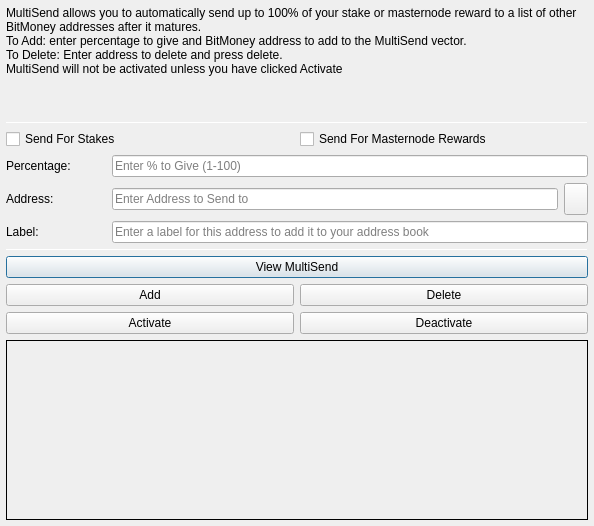
<?xml version="1.0" encoding="UTF-8"?>
<ui version="4.0">
 <class>MultiSendDialog</class>
 <widget class="QDialog" name="MultiSendDialog">
  <property name="windowModality">
   <enum>Qt::NonModal</enum>
  </property>
  <property name="geometry">
   <rect>
    <x>0</x>
    <y>0</y>
    <width>594</width>
    <height>526</height>
   </rect>
  </property>
  <property name="windowTitle">
   <string>MultiSend</string>
  </property>
  <layout class="QVBoxLayout" name="verticalLayout" stretch="0">
   <property name="leftMargin">
    <number>6</number>
   </property>
   <property name="topMargin">
    <number>6</number>
   </property>
   <property name="rightMargin">
    <number>6</number>
   </property>
   <property name="bottomMargin">
    <number>6</number>
   </property>
   <item>
    <layout class="QVBoxLayout" name="verticalLayout_Main" stretch="1,1,1,0,1,1,1">
     <item>
      <widget class="QLabel" name="label_2">
       <property name="lineWidth">
        <number>1</number>
       </property>
       <property name="text">
        <string>MultiSend allows you to automatically send up to 100% of your stake or masternode reward to a list of other BitMoney addresses after it matures.
To Add: enter percentage to give and BitMoney address to add to the MultiSend vector.
To Delete: Enter address to delete and press delete.
MultiSend will not be activated unless you have clicked Activate</string>
       </property>
       <property name="alignment">
        <set>Qt::AlignLeading|Qt::AlignLeft|Qt::AlignTop</set>
       </property>
       <property name="wordWrap">
        <bool>true</bool>
       </property>
      </widget>
     </item>
     <item>
      <widget class="Line" name="line">
       <property name="minimumSize">
        <size>
         <width>0</width>
         <height>1</height>
        </size>
       </property>
       <property name="maximumSize">
        <size>
         <width>16777215</width>
         <height>1</height>
        </size>
       </property>
       <property name="orientation">
        <enum>Qt::Horizontal</enum>
       </property>
      </widget>
     </item>
     <item>
      <layout class="QVBoxLayout" name="verticalLayout_Settings">
       <item>
        <layout class="QHBoxLayout" name="horizontalLayout">
         <item>
          <widget class="QCheckBox" name="multiSendStakeCheckBox">
           <property name="text">
            <string>Send For Stakes</string>
           </property>
          </widget>
         </item>
         <item>
          <widget class="QCheckBox" name="multiSendMasternodeCheckBox">
           <property name="text">
            <string>Send For Masternode Rewards</string>
           </property>
          </widget>
         </item>
        </layout>
       </item>
       <item>
        <layout class="QHBoxLayout" name="horizontalLayout_6">
         <item>
          <widget class="QLabel" name="label">
           <property name="minimumSize">
            <size>
             <width>100</width>
             <height>0</height>
            </size>
           </property>
           <property name="toolTip">
            <string>Percentage of stake to send</string>
           </property>
           <property name="text">
            <string>Percentage:</string>
           </property>
          </widget>
         </item>
         <item>
          <widget class="QLineEdit" name="multiSendPercentEdit">
           <property name="toolTip">
            <string>Enter whole numbers 1 - 100</string>
           </property>
           <property name="placeholderText">
            <string>Enter % to Give (1-100)</string>
           </property>
          </widget>
         </item>
        </layout>
       </item>
       <item>
        <layout class="QHBoxLayout" name="horizontalLayout_7">
         <item>
          <widget class="QLabel" name="label_5">
           <property name="minimumSize">
            <size>
             <width>100</width>
             <height>0</height>
            </size>
           </property>
           <property name="toolTip">
            <string>Address to send portion of stake to</string>
           </property>
           <property name="text">
            <string>Address:</string>
           </property>
          </widget>
         </item>
         <item>
          <widget class="QLineEdit" name="multiSendAddressEdit">
           <property name="toolTip">
            <string/>
           </property>
           <property name="placeholderText">
            <string>Enter Address to Send to</string>
           </property>
          </widget>
         </item>
         <item>
          <widget class="QToolButton" name="addressBookButton">
           <property name="maximumSize">
            <size>
             <width>16777215</width>
             <height>32</height>
            </size>
           </property>
           <property name="toolTip">
            <string>Choose an address from the address book</string>
           </property>
           <property name="text">
            <string/>
           </property>
           <property name="icon">
            <iconset resource="../BitMoney.qrc">
             <normaloff>:/icons/address-book</normaloff>:/icons/address-book</iconset>
           </property>
           <property name="shortcut">
            <string>Alt+A</string>
           </property>
          </widget>
         </item>
        </layout>
       </item>
      </layout>
     </item>
     <item>
      <layout class="QHBoxLayout" name="horizontalLayout_3">
       <item>
        <widget class="QLabel" name="label_3">
         <property name="minimumSize">
          <size>
           <width>100</width>
           <height>0</height>
          </size>
         </property>
         <property name="text">
          <string>Label:</string>
         </property>
        </widget>
       </item>
       <item>
        <widget class="QLineEdit" name="labelAddressLabelEdit">
         <property name="placeholderText">
          <string>Enter a label for this address to add it to your address book</string>
         </property>
        </widget>
       </item>
      </layout>
     </item>
     <item>
      <widget class="Line" name="line_2">
       <property name="minimumSize">
        <size>
         <width>0</width>
         <height>1</height>
        </size>
       </property>
       <property name="maximumSize">
        <size>
         <width>16777215</width>
         <height>1</height>
        </size>
       </property>
       <property name="orientation">
        <enum>Qt::Horizontal</enum>
       </property>
      </widget>
     </item>
     <item>
      <layout class="QVBoxLayout" name="verticalLayout_Buttons">
       <item>
        <layout class="QHBoxLayout" name="horizontalLayout_4">
         <item>
          <widget class="QPushButton" name="viewButton">
           <property name="toolTip">
            <string/>
           </property>
           <property name="statusTip">
            <string>View MultiSend Vector</string>
           </property>
           <property name="text">
            <string>View MultiSend</string>
           </property>
          </widget>
         </item>
        </layout>
       </item>
       <item>
        <layout class="QHBoxLayout" name="horizontalLayout_2">
         <item>
          <widget class="QPushButton" name="addButton">
           <property name="toolTip">
            <string/>
           </property>
           <property name="statusTip">
            <string>Add to MultiSend Vector</string>
           </property>
           <property name="text">
            <string>Add</string>
           </property>
          </widget>
         </item>
         <item>
          <widget class="QPushButton" name="deleteButton">
           <property name="toolTip">
            <string/>
           </property>
           <property name="statusTip">
            <string>Delete Address From MultiSend Vector</string>
           </property>
           <property name="text">
            <string>Delete</string>
           </property>
          </widget>
         </item>
        </layout>
       </item>
       <item>
        <layout class="QHBoxLayout" name="horizontalLayout_5">
         <item>
          <widget class="QPushButton" name="activateButton">
           <property name="statusTip">
            <string>Activate MultiSend</string>
           </property>
           <property name="text">
            <string>Activate</string>
           </property>
          </widget>
         </item>
         <item>
          <widget class="QPushButton" name="disableButton">
           <property name="statusTip">
            <string>Deactivate MultiSend</string>
           </property>
           <property name="text">
            <string>Deactivate</string>
           </property>
          </widget>
         </item>
        </layout>
       </item>
      </layout>
     </item>
     <item>
      <widget class="QLabel" name="message">
       <property name="minimumSize">
        <size>
         <width>0</width>
         <height>180</height>
        </size>
       </property>
       <property name="frameShape">
        <enum>QFrame::Panel</enum>
       </property>
       <property name="frameShadow">
        <enum>QFrame::Plain</enum>
       </property>
       <property name="lineWidth">
        <number>1</number>
       </property>
       <property name="midLineWidth">
        <number>1</number>
       </property>
       <property name="text">
        <string/>
       </property>
       <property name="alignment">
        <set>Qt::AlignLeading|Qt::AlignLeft|Qt::AlignTop</set>
       </property>
       <property name="wordWrap">
        <bool>true</bool>
       </property>
      </widget>
     </item>
    </layout>
   </item>
  </layout>
 </widget>
 <resources>
  <include location="../BitMoney.qrc"/>
 </resources>
 <connections/>
</ui>
